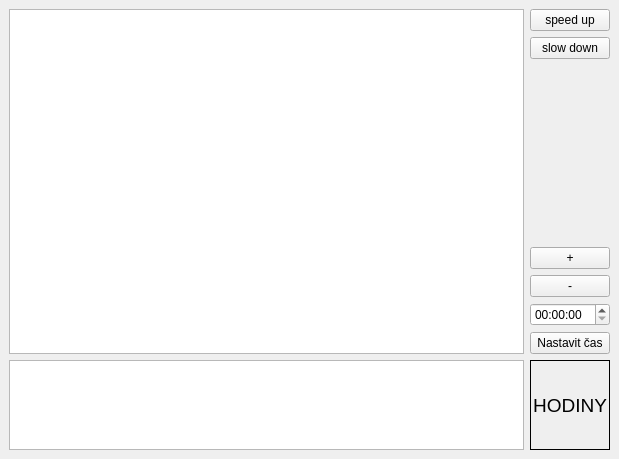
<?xml version="1.0" encoding="UTF-8"?>
<ui version="4.0">
 <class>MainWindow</class>
 <widget class="QMainWindow" name="MainWindow">
  <property name="geometry">
   <rect>
    <x>0</x>
    <y>0</y>
    <width>619</width>
    <height>459</height>
   </rect>
  </property>
  <property name="windowTitle">
   <string>MainWindow</string>
  </property>
  <widget class="QWidget" name="centralwidget">
   <layout class="QGridLayout" name="gridLayout">
    <item row="2" column="0">
     <layout class="QVBoxLayout" name="verticalLayout_2">
      <item>
       <widget class="QGraphicsView" name="route_info">
        <property name="sizePolicy">
         <sizepolicy hsizetype="Expanding" vsizetype="Minimum">
          <horstretch>0</horstretch>
          <verstretch>0</verstretch>
         </sizepolicy>
        </property>
        <property name="maximumSize">
         <size>
          <width>16777215</width>
          <height>90</height>
         </size>
        </property>
       </widget>
      </item>
     </layout>
    </item>
    <item row="0" column="1">
     <layout class="QVBoxLayout" name="verticalLayout_4">
      <item>
       <widget class="QPushButton" name="speed_up">
        <property name="sizePolicy">
         <sizepolicy hsizetype="Minimum" vsizetype="Fixed">
          <horstretch>0</horstretch>
          <verstretch>0</verstretch>
         </sizepolicy>
        </property>
        <property name="text">
         <string>speed up</string>
        </property>
       </widget>
      </item>
      <item alignment="Qt::AlignTop">
       <widget class="QPushButton" name="slow_down">
        <property name="sizePolicy">
         <sizepolicy hsizetype="Minimum" vsizetype="Fixed">
          <horstretch>0</horstretch>
          <verstretch>0</verstretch>
         </sizepolicy>
        </property>
        <property name="text">
         <string>slow down</string>
        </property>
       </widget>
      </item>
      <item alignment="Qt::AlignBottom">
       <widget class="QPushButton" name="button_plus">
        <property name="sizePolicy">
         <sizepolicy hsizetype="Minimum" vsizetype="Fixed">
          <horstretch>0</horstretch>
          <verstretch>0</verstretch>
         </sizepolicy>
        </property>
        <property name="text">
         <string>+</string>
        </property>
       </widget>
      </item>
      <item>
       <widget class="QPushButton" name="button_minus">
        <property name="sizePolicy">
         <sizepolicy hsizetype="Minimum" vsizetype="Fixed">
          <horstretch>0</horstretch>
          <verstretch>0</verstretch>
         </sizepolicy>
        </property>
        <property name="text">
         <string>-</string>
        </property>
       </widget>
      </item>
      <item>
       <widget class="QTimeEdit" name="timeEdit">
        <property name="sizePolicy">
         <sizepolicy hsizetype="Minimum" vsizetype="Fixed">
          <horstretch>0</horstretch>
          <verstretch>0</verstretch>
         </sizepolicy>
        </property>
       </widget>
      </item>
      <item>
       <widget class="QPushButton" name="time_changer">
        <property name="sizePolicy">
         <sizepolicy hsizetype="Maximum" vsizetype="Fixed">
          <horstretch>0</horstretch>
          <verstretch>0</verstretch>
         </sizepolicy>
        </property>
        <property name="text">
         <string>Nastavit čas</string>
        </property>
       </widget>
      </item>
     </layout>
    </item>
    <item row="0" column="0">
     <widget class="QGraphicsView" name="graphicsView">
      <property name="sizePolicy">
       <sizepolicy hsizetype="Expanding" vsizetype="Expanding">
        <horstretch>0</horstretch>
        <verstretch>0</verstretch>
       </sizepolicy>
      </property>
     </widget>
    </item>
    <item row="2" column="1">
     <widget class="QLabel" name="clock">
      <property name="font">
       <font>
        <family>Ubuntu</family>
        <pointsize>14</pointsize>
       </font>
      </property>
      <property name="layoutDirection">
       <enum>Qt::RightToLeft</enum>
      </property>
      <property name="frameShape">
       <enum>QFrame::Box</enum>
      </property>
      <property name="frameShadow">
       <enum>QFrame::Plain</enum>
      </property>
      <property name="text">
       <string>HODINY</string>
      </property>
      <property name="textFormat">
       <enum>Qt::AutoText</enum>
      </property>
      <property name="alignment">
       <set>Qt::AlignCenter</set>
      </property>
     </widget>
    </item>
   </layout>
  </widget>
 </widget>
 <resources/>
 <connections/>
</ui>
